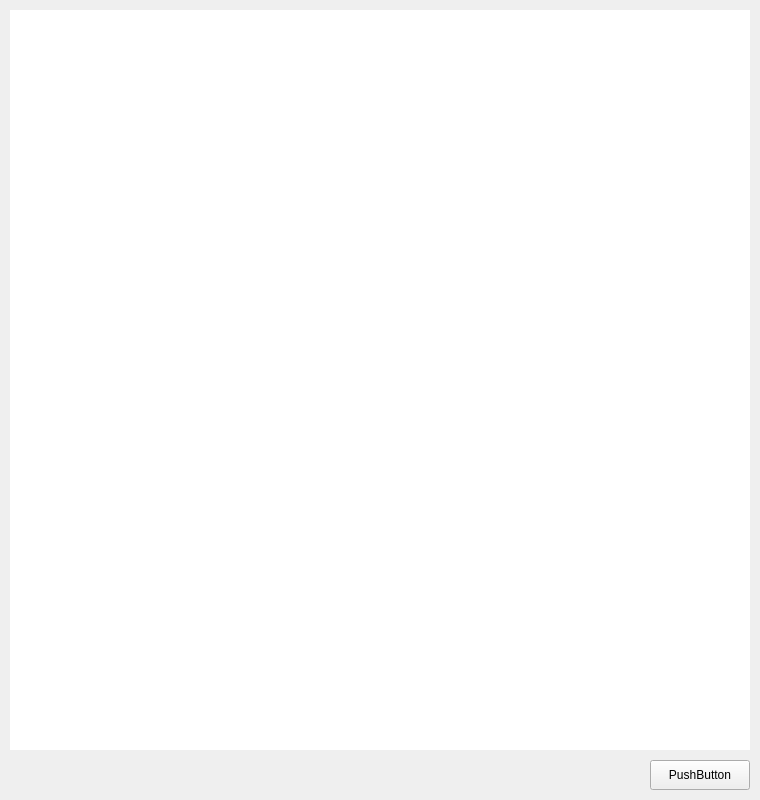
<?xml version="1.0" encoding="UTF-8"?>
<ui version="4.0">
 <class>MainWindow</class>
 <widget class="QMainWindow" name="MainWindow">
  <property name="geometry">
   <rect>
    <x>0</x>
    <y>0</y>
    <width>760</width>
    <height>800</height>
   </rect>
  </property>
  <property name="windowTitle">
   <string>MainWindow</string>
  </property>
  <widget class="QWidget" name="centralwidget">
   <widget class="QTableWidget" name="tableWidget">
    <property name="geometry">
     <rect>
      <x>10</x>
      <y>10</y>
      <width>740</width>
      <height>740</height>
     </rect>
    </property>
    <property name="frameShape">
     <enum>QFrame::NoFrame</enum>
    </property>
    <property name="frameShadow">
     <enum>QFrame::Plain</enum>
    </property>
    <property name="verticalScrollBarPolicy">
     <enum>Qt::ScrollBarAlwaysOff</enum>
    </property>
    <property name="horizontalScrollBarPolicy">
     <enum>Qt::ScrollBarAlwaysOff</enum>
    </property>
    <property name="editTriggers">
     <set>QAbstractItemView::NoEditTriggers</set>
    </property>
    <property name="tabKeyNavigation">
     <bool>false</bool>
    </property>
    <property name="showDropIndicator" stdset="0">
     <bool>false</bool>
    </property>
    <property name="dragDropOverwriteMode">
     <bool>false</bool>
    </property>
    <property name="selectionMode">
     <enum>QAbstractItemView::MultiSelection</enum>
    </property>
    <property name="wordWrap">
     <bool>false</bool>
    </property>
    <property name="cornerButtonEnabled">
     <bool>false</bool>
    </property>
    <attribute name="horizontalHeaderVisible">
     <bool>false</bool>
    </attribute>
    <attribute name="horizontalHeaderMinimumSectionSize">
     <number>20</number>
    </attribute>
    <attribute name="horizontalHeaderDefaultSectionSize">
     <number>20</number>
    </attribute>
    <attribute name="horizontalHeaderHighlightSections">
     <bool>false</bool>
    </attribute>
    <attribute name="verticalHeaderVisible">
     <bool>false</bool>
    </attribute>
    <attribute name="verticalHeaderMinimumSectionSize">
     <number>20</number>
    </attribute>
    <attribute name="verticalHeaderDefaultSectionSize">
     <number>20</number>
    </attribute>
    <attribute name="verticalHeaderHighlightSections">
     <bool>false</bool>
    </attribute>
   </widget>
   <widget class="QPushButton" name="pushButton">
    <property name="geometry">
     <rect>
      <x>650</x>
      <y>760</y>
      <width>100</width>
      <height>30</height>
     </rect>
    </property>
    <property name="text">
     <string>PushButton</string>
    </property>
   </widget>
  </widget>
 </widget>
 <resources/>
 <connections/>
</ui>
